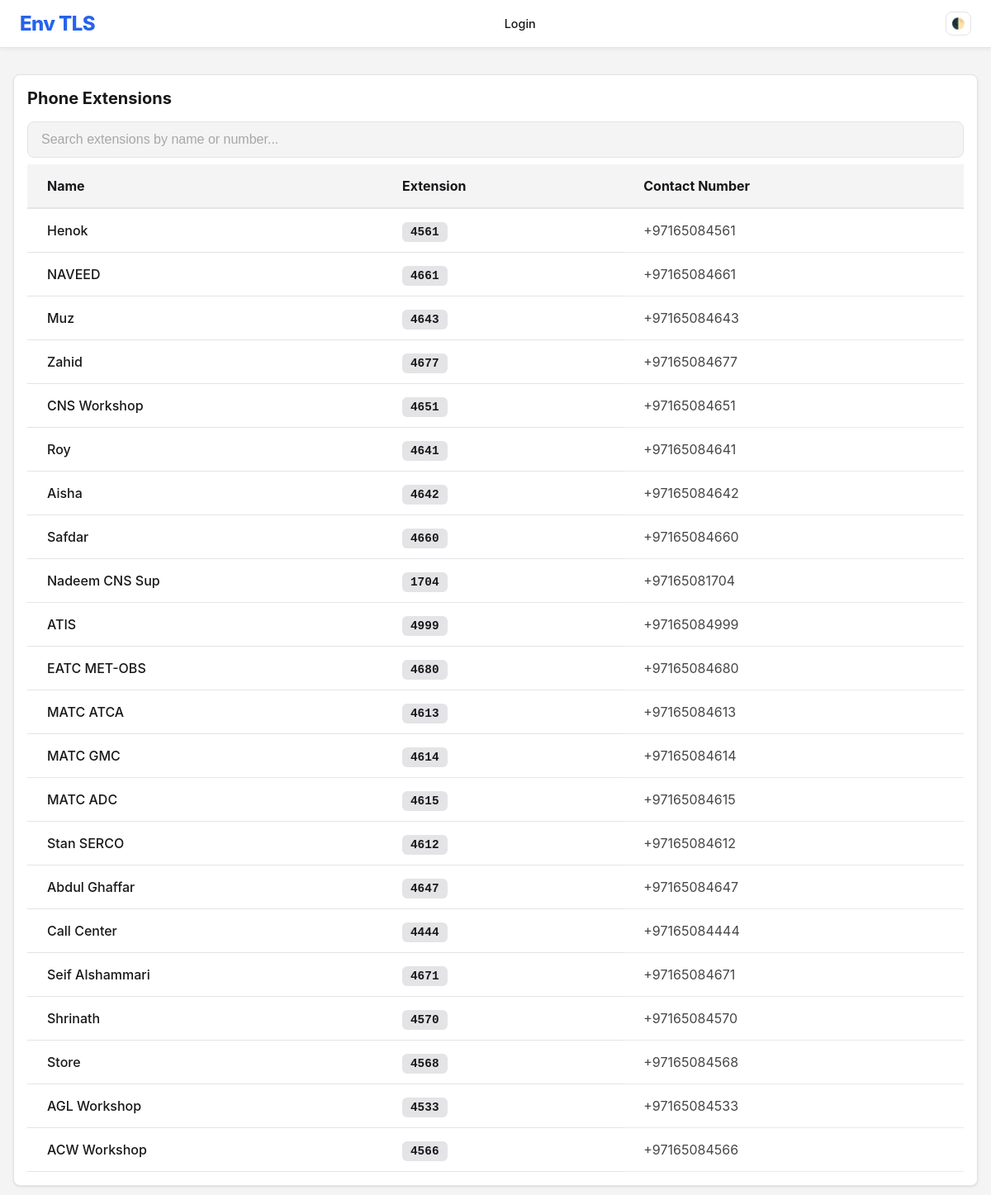
Before: /phone-extensions/ with the older database file.
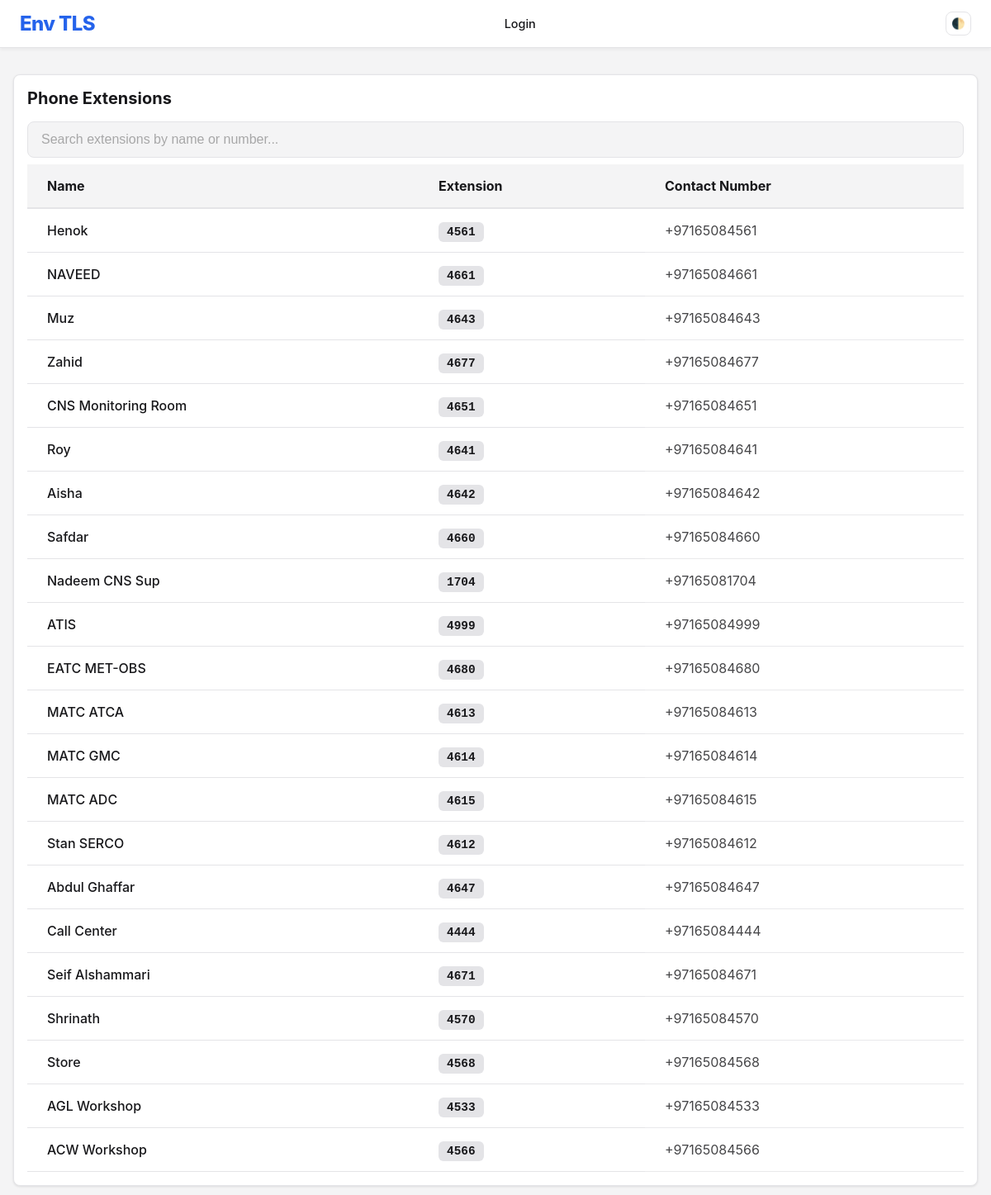
After: the same page with the newer database file.
### phone_extension/models.py (models this page shows, shortened)
class PhoneExtension(models.Model):
    name = models.CharField(max_length=100)
    extension_number = models.CharField(max_length=20, verbose_name="Extension Number")
    full_number = models.CharField(max_length=50, blank=True, null=True, verbose_name="Full Number")

### phone_extension/views.py (the view)
# urls.py: path('', views.phone_extension_list, name='phone_extension_list'),
def phone_extension_list(request):
    extensions = PhoneExtension.objects.all()
    return render(request, 'phone_extension/list.html', {'extensions': extensions})

### phone_extension/templates/phone_extension/list.html (shortened to what this page needs)
{% extends 'base.html' %} {% block title %}Phone Extensions | Env TLS{% endblock %} {% block content %}
<div class="card">
  <div class="card-header" style="flex-direction: column; align-items: stretch; gap: 1rem;">
    <div style="display: flex; justify-content: space-between; align-items: center;">
      <span style="font-size: 1.25rem; font-weight: 700;">Phone Extensions</span>
    </div>
    <div style="width: 100%;">
      <input type="text" id="liveSearch" placeholder="Search extensions by name or number..."
        style="width: 100%; padding: 12px 16px; font-size: 1rem; border-radius: 8px; border: 1px solid var(--border-color); background: var(--bg-color); color: var(--text-color); outline: none; transition: border-color 0.2s;"
        onfocus="this.style.borderColor='var(--primary-color)'" onblur="this.style.borderColor='var(--border-color)'">
    </div>
  </div>
  <div class="card-body" style="padding: 0;">
    <div style="overflow-x: auto">
      <table id="extListTable" style="margin: 0; width: 100%; border-collapse: separate; border-spacing: 0;">
        <thead style="background: var(--bg-color); position: sticky; top: 0; z-index: 10;">
          <tr>
            <th style="padding: 1rem 1.5rem; border-bottom: 2px solid var(--border-color);">Name</th>
            <th style="padding: 1rem 1.5rem; border-bottom: 2px solid var(--border-color);">Extension</th>
            <th style="padding: 1rem 1.5rem; border-bottom: 2px solid var(--border-color);">Contact Number</th>
          </tr>
        </thead>
        <tbody id="extTableBody">
          {% for ext in extensions %}
          <tr class="ext-row" style="transition: background-color 0.1s;"
              {% if ext.full_number %}onclick="window.location.href='tel:{{ ext.full_number }}'"{% endif %}>
            <td class="search-name"
              style="padding: 1rem 1.5rem; font-weight: 500; border-bottom: 1px solid var(--border-color);">{{ ext.name }}</td>
            <td style="padding: 1rem 1.5rem; border-bottom: 1px solid var(--border-color);">
              <span class="search-number"
                style="background: var(--border-color); color: var(--text-color); padding: 4px 10px; border-radius: 6px; font-family: 'JetBrains Mono', 'Fira Code', monospace; font-size: 0.9rem; font-weight: 600;">{{ ext.extension_number }}</span>
            </td>
            <td
              style="padding: 1rem 1.5rem; border-bottom: 1px solid var(--border-color); color: var(--text-color); opacity: 0.8;">
              {{ ext.full_number|default:"-" }}</td>
          </tr>
          {% endfor %}
        </tbody>
      </table>
    </div>
  </div>
</div>
{% endblock %}

Changed rows visible on the page:
changed PhoneExtension: name "CNS Workshop" → "CNS Monitoring Room"
